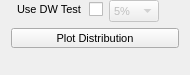
              <widget class="QWidget" name="pageDWDistribution">
               <property name="geometry">
                <rect>
                 <x>0</x>
                 <y>0</y>
                 <width>190</width>
                 <height>75</height>
                </rect>
               </property>
               <attribute name="icon">
                <iconset resource="../icons.qrc">
                 <normaloff>:/icons/icons/not-used.png</normaloff>:/icons/icons/not-used.png</iconset>
               </attribute>
               <attribute name="label">
                <string>Durbin-Watson Distribution</string>
               </attribute>
               <layout class="QVBoxLayout" name="verticalLayout_37">
                <property name="topMargin">
                 <number>0</number>
                </property>
                <item>
                 <layout class="QFormLayout" name="formLayout_5">
                  <item row="0" column="0">
                   <widget class="QCheckBox" name="chbFiltUseDW">
                    <property name="sizePolicy">
                     <sizepolicy hsizetype="Maximum" vsizetype="Fixed">
                      <horstretch>0</horstretch>
                      <verstretch>0</verstretch>
                     </sizepolicy>
                    </property>
                    <property name="font">
                     <font>
                      <pointsize>8</pointsize>
                      <weight>50</weight>
                      <bold>false</bold>
                     </font>
                    </property>
                    <property name="layoutDirection">
                     <enum>Qt::RightToLeft</enum>
                    </property>
                    <property name="text">
                     <string>Use DW Test </string>
                    </property>
                   </widget>
                  </item>
                  <item row="0" column="1">
                   <widget class="QComboBox" name="cmbFiltDWTest">
                    <property name="enabled">
                     <bool>false</bool>
                    </property>
                    <property name="sizePolicy">
                     <sizepolicy hsizetype="Minimum" vsizetype="Fixed">
                      <horstretch>0</horstretch>
                      <verstretch>0</verstretch>
                     </sizepolicy>
                    </property>
                    <property name="maximumSize">
                     <size>
                      <width>50</width>
                      <height>16777215</height>
                     </size>
                    </property>
                    <property name="font">
                     <font>
                      <pointsize>8</pointsize>
                      <weight>50</weight>
                      <bold>false</bold>
                     </font>
                    </property>
                    <item>
                     <property name="text">
                      <string>5%</string>
                     </property>
                    </item>
                    <item>
                     <property name="text">
                      <string>1%</string>
                     </property>
                    </item>
                    <item>
                     <property name="text">
                      <string>0.3%</string>
                     </property>
                    </item>
                    <item>
                     <property name="text">
                      <string>0.1%</string>
                     </property>
                    </item>
                   </widget>
                  </item>
                 </layout>
                </item>
                <item>
                 <layout class="QHBoxLayout" name="horizontalLayout_14">
                  <item>
                   <spacer name="horizontalSpacer_31">
                    <property name="orientation">
                     <enum>Qt::Horizontal</enum>
                    </property>
                    <property name="sizeType">
                     <enum>QSizePolicy::Preferred</enum>
                    </property>
                    <property name="sizeHint" stdset="0">
                     <size>
                      <width>0</width>
                      <height>20</height>
                     </size>
                    </property>
                   </spacer>
                  </item>
                  <item>
                   <widget class="QPushButton" name="btnFiltDWDistribution">
                    <property name="sizePolicy">
                     <sizepolicy hsizetype="Preferred" vsizetype="Minimum">
                      <horstretch>0</horstretch>
                      <verstretch>0</verstretch>
                     </sizepolicy>
                    </property>
                    <property name="minimumSize">
                     <size>
                      <width>80</width>
                      <height>20</height>
                     </size>
                    </property>
                    <property name="maximumSize">
                     <size>
                      <width>16777215</width>
                      <height>20</height>
                     </size>
                    </property>
                    <property name="font">
                     <font>
                      <pointsize>8</pointsize>
                      <weight>50</weight>
                      <bold>false</bold>
                     </font>
                    </property>
                    <property name="focusPolicy">
                     <enum>Qt::NoFocus</enum>
                    </property>
                    <property name="text">
                     <string>Plot Distribution</string>
                    </property>
                    <property name="iconSize">
                     <size>
                      <width>25</width>
                      <height>25</height>
                     </size>
                    </property>
                   </widget>
                  </item>
                  <item>
                   <spacer name="horizontalSpacer_32">
                    <property name="orientation">
                     <enum>Qt::Horizontal</enum>
                    </property>
                    <property name="sizeType">
                     <enum>QSizePolicy::Preferred</enum>
                    </property>
                    <property name="sizeHint" stdset="0">
                     <size>
                      <width>0</width>
                      <height>20</height>
                     </size>
                    </property>
                   </spacer>
                  </item>
                 </layout>
                </item>
                <item>
                 <spacer name="verticalSpacer_16">
                  <property name="orientation">
                   <enum>Qt::Vertical</enum>
                  </property>
                  <property name="sizeHint" stdset="0">
                   <size>
                    <width>20</width>
                    <height>40</height>
                   </size>
                  </property>
                 </spacer>
                </item>
               </layout>
              </widget>
